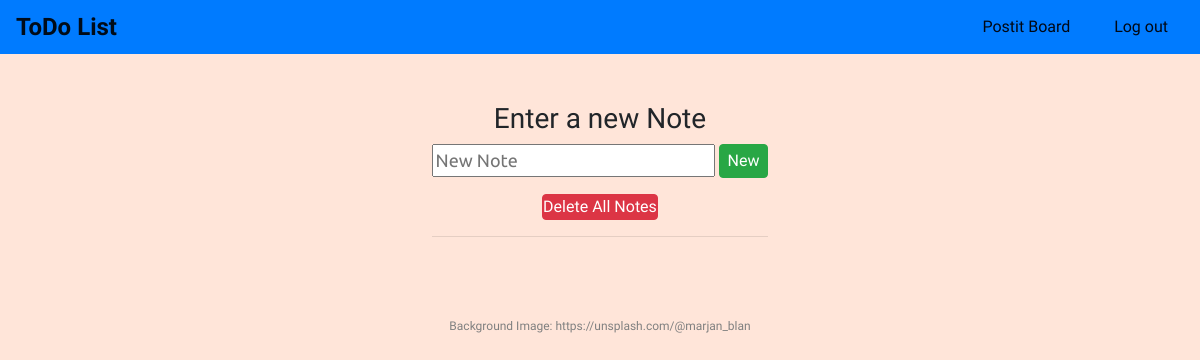
Page / (signed in) on the earlier database version.
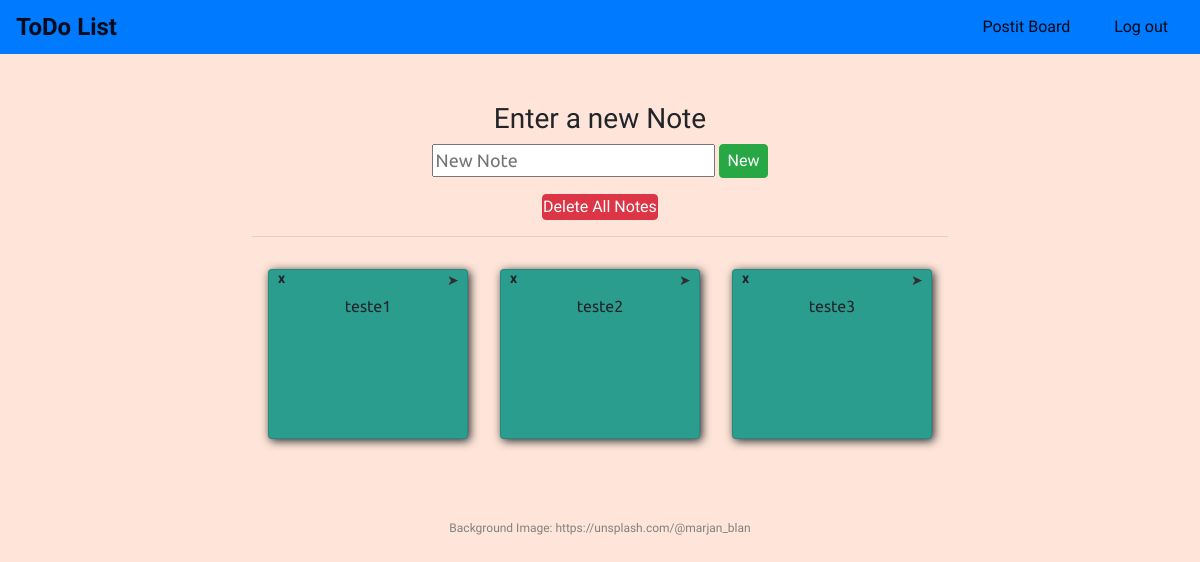
Same page on the later database version.
### tables this page shows
CREATE TABLE notes (
id INTEGER PRIMARY KEY AUTOINCREMENT,
content TEXT,
color TEXT,
userid INTEGER,
FOREIGN KEY (userid) REFERENCES users(id));

### app.py (the view)
@app.route('/', methods=["GET", "POST"])
@login_required
def index():
    with sqlite3.connect("accounts.db") as database:
        db = database.cursor()
        userNotes = db.execute(
            "SELECT * FROM notes WHERE userid = ?", (session["user_id"], )).fetchall()
        if request.method == "POST":
            db.execute("INSERT INTO notes (content, color, userid) VALUES(?,?,?)",
                       (request.form.get("content"), "#2a9d8f", session["user_id"], ))
            database.commit()
            return redirect("/")
        elif request.method == "GET":
            return render_template("index.html", userNotes=userNotes)

### app.py (called while the page is built)
def login_required(f):
    @wraps(f)
    def decorated_function(*args, **kwargs):
        if session.get("user_id") is None:
            return redirect("login")
        return f(*args, **kwargs)
    return decorated_function

### templates/index.html (shortened to what this page needs)
{% extends "layout.html" %}
{% block main %}
<br>
<div>
    <div class="d-inline-flex flex-column flex-wrap justify-content-center" id="management">
        <h3>Enter a new Note</h3>
        <form action="/" method="post">
            <input type="text" placeholder="New Note" name="content" autocomplete="off" autofocus id="content">
            <button class="btn btn-success mt-0 p-1 px-2" id="btn_new">New</button>
        </form>
        <form onsubmit="return confirm('Do you really want to delete all of your notes?')" action="/deleteAll" method="post">
            <button  class="btn btn-danger mt-3 p-0" id="deletion">Delete All Notes</button>
        </form>
    </div>
    <br>
    <hr>
    <div>
        <p id="parag">
        <ol class="d-flex flex-row justify-content-center flex-wrap" id="current">
            {% for row in userNotes %}
            <li style="background-color:{{ row[2] }}" class='m-3 card'>
                <div class='d-flex justify-content-around m-0 p-0'>
                    <form action="/remove" method="post">
                        <button name="removeBtn" value="{{ row[0] }}" class='btn btn-sm'><b>x</b></button>
                    </form>
                    <input class='ml-auto' onclick='toggle_Palette(this)' id='colorPick' type='checkbox'>
                </div>
                <div class='card-body px-1 pb-2 pt-0'>
                    {{ row[1] }}
                </div>
            </li>
            {% endfor %}
        </ol>
        </p>
    </div>
</div>
{% endblock %}

Differences in the rows shown:
added notes: {{ row[0] }} 19 (drawn), content "teste1"
added notes: {{ row[0] }} 20 (drawn), content "teste2"
added notes: {{ row[0] }} 21 (drawn), content "teste3"
